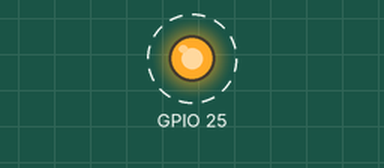
Recording of a program running on a simulated Raspberry Pi (BCM pin numbers). On the bench: output pins drawn as LEDs (lit = HIGH). Dashed ring = blinking. At 6.0 s the program stops and its outputs stay as they are.

Above: at 0.5 s.
Timing chart, 0 to 4.6 s (numbered marks = the images above):
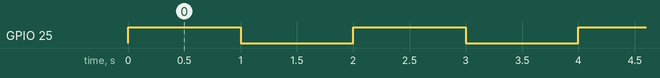

Measured:
- by itself, GPIO 25: alternates HIGH for 1.0 s and LOW for 1.0 s, 6 changes in all, then stays LOW

The program:

ledPython25.py
```python
# -------------------------------------------------------------
# ledPython25.py
# Key-point: we can manage a Led connected on the GPIO pin 25
# using the python language.
#	sudo python ledPython25.py
# -------------------------------------------------------------
import RPi.GPIO as GPIO
import time

'''
----------------------------------
CONFIGURATION
----------------------------------
'''
GPIO.setmode(GPIO.BCM)
GPIO.setup(25,GPIO.OUT)

'''
----------------------------------
main activity
----------------------------------
'''

def turnOn():
	GPIO.output(25,GPIO.HIGH)

def turnOff():
	GPIO.output(25,GPIO.LOW)

counter = 0

while counter < 3:
    counter=counter+1
    turnOn()
    time.sleep(1)
    turnOff()
    time.sleep(1)
	    
```
